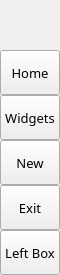
        <widget class="QFrame" name="leftMenuBg">
         <property name="minimumSize">
          <size>
           <width>60</width>
           <height>0</height>
          </size>
         </property>
         <property name="maximumSize">
          <size>
           <width>60</width>
           <height>16777215</height>
          </size>
         </property>
         <property name="frameShape">
          <enum>QFrame::NoFrame</enum>
         </property>
         <property name="frameShadow">
          <enum>QFrame::Raised</enum>
         </property>
         <layout class="QVBoxLayout" name="verticalLayout_3">
          <property name="spacing">
           <number>0</number>
          </property>
          <property name="leftMargin">
           <number>0</number>
          </property>
          <property name="topMargin">
           <number>0</number>
          </property>
          <property name="rightMargin">
           <number>0</number>
          </property>
          <property name="bottomMargin">
           <number>0</number>
          </property>
          <item>
           <widget class="QFrame" name="topLogoInfo">
            <property name="minimumSize">
             <size>
              <width>0</width>
              <height>50</height>
             </size>
            </property>
            <property name="maximumSize">
             <size>
              <width>16777215</width>
              <height>50</height>
             </size>
            </property>
            <property name="frameShape">
             <enum>QFrame::NoFrame</enum>
            </property>
            <property name="frameShadow">
             <enum>QFrame::Raised</enum>
            </property>
            <widget class="QFrame" name="topLogo">
             <property name="geometry">
              <rect>
               <x>10</x>
               <y>5</y>
               <width>42</width>
               <height>42</height>
              </rect>
             </property>
             <property name="minimumSize">
              <size>
               <width>42</width>
               <height>42</height>
              </size>
             </property>
             <property name="maximumSize">
              <size>
               <width>42</width>
               <height>42</height>
              </size>
             </property>
             <property name="frameShape">
              <enum>QFrame::NoFrame</enum>
             </property>
             <property name="frameShadow">
              <enum>QFrame::Raised</enum>
             </property>
            </widget>
            <widget class="QLabel" name="titleLeftApp">
             <property name="geometry">
              <rect>
               <x>70</x>
               <y>8</y>
               <width>160</width>
               <height>20</height>
              </rect>
             </property>
             <property name="font">
              <font>
               <family>NanumGothic</family>
               <pointsize>12</pointsize>
               <italic>false</italic>
               <bold>false</bold>
              </font>
             </property>
             <property name="text">
              <string>PyDracula</string>
             </property>
             <property name="alignment">
              <set>Qt::AlignLeading|Qt::AlignLeft|Qt::AlignTop</set>
             </property>
            </widget>
            <widget class="QLabel" name="titleLeftDescription">
             <property name="geometry">
              <rect>
               <x>70</x>
               <y>27</y>
               <width>160</width>
               <height>16</height>
              </rect>
             </property>
             <property name="maximumSize">
              <size>
               <width>16777215</width>
               <height>16</height>
              </size>
             </property>
             <property name="font">
              <font>
               <family>NanumGothic</family>
               <pointsize>8</pointsize>
               <italic>false</italic>
               <bold>false</bold>
              </font>
             </property>
             <property name="text">
              <string/>
             </property>
             <property name="alignment">
              <set>Qt::AlignLeading|Qt::AlignLeft|Qt::AlignTop</set>
             </property>
            </widget>
           </widget>
          </item>
          <item>
           <widget class="QFrame" name="leftMenuFrame">
            <property name="sizePolicy">
             <sizepolicy hsizetype="Preferred" vsizetype="Preferred">
              <horstretch>0</horstretch>
              <verstretch>0</verstretch>
             </sizepolicy>
            </property>
            <property name="frameShape">
             <enum>QFrame::NoFrame</enum>
            </property>
            <property name="frameShadow">
             <enum>QFrame::Raised</enum>
            </property>
            <layout class="QVBoxLayout" name="verticalMenuLayout">
             <property name="spacing">
              <number>0</number>
             </property>
             <property name="leftMargin">
              <number>0</number>
             </property>
             <property name="topMargin">
              <number>0</number>
             </property>
             <property name="rightMargin">
              <number>0</number>
             </property>
             <property name="bottomMargin">
              <number>0</number>
             </property>
             <item alignment="Qt::AlignTop">
              <widget class="QFrame" name="topMenu">
               <property name="frameShape">
                <enum>QFrame::NoFrame</enum>
               </property>
               <property name="frameShadow">
                <enum>QFrame::Raised</enum>
               </property>
               <layout class="QVBoxLayout" name="verticalLayout_8">
                <property name="spacing">
                 <number>0</number>
                </property>
                <property name="leftMargin">
                 <number>0</number>
                </property>
                <property name="topMargin">
                 <number>0</number>
                </property>
                <property name="rightMargin">
                 <number>0</number>
                </property>
                <property name="bottomMargin">
                 <number>0</number>
                </property>
                <item>
                 <widget class="QPushButton" name="btn_home">
                  <property name="sizePolicy">
                   <sizepolicy hsizetype="Expanding" vsizetype="Fixed">
                    <horstretch>0</horstretch>
                    <verstretch>0</verstretch>
                   </sizepolicy>
                  </property>
                  <property name="minimumSize">
                   <size>
                    <width>0</width>
                    <height>45</height>
                   </size>
                  </property>
                  <property name="font">
                   <font>
                    <family>NanumGothic</family>
                    <pointsize>10</pointsize>
                    <italic>false</italic>
                    <bold>false</bold>
                   </font>
                  </property>
                  <property name="cursor">
                   <cursorShape>PointingHandCursor</cursorShape>
                  </property>
                  <property name="layoutDirection">
                   <enum>Qt::LeftToRight</enum>
                  </property>
                  <property name="styleSheet">
                   <string notr="true">background-image: url(:/icon/images/icons/cil-home.png);</string>
                  </property>
                  <property name="text">
                   <string>Home</string>
                  </property>
                 </widget>
                </item>
                <item>
                 <widget class="QPushButton" name="btn_nowSales">
                  <property name="sizePolicy">
                   <sizepolicy hsizetype="Expanding" vsizetype="Fixed">
                    <horstretch>0</horstretch>
                    <verstretch>0</verstretch>
                   </sizepolicy>
                  </property>
                  <property name="minimumSize">
                   <size>
                    <width>0</width>
                    <height>45</height>
                   </size>
                  </property>
                  <property name="font">
                   <font>
                    <family>NanumGothic</family>
                    <pointsize>10</pointsize>
                    <italic>false</italic>
                    <bold>false</bold>
                   </font>
                  </property>
                  <property name="cursor">
                   <cursorShape>PointingHandCursor</cursorShape>
                  </property>
                  <property name="layoutDirection">
                   <enum>Qt::LeftToRight</enum>
                  </property>
                  <property name="styleSheet">
                   <string notr="true">background-image: url(:/icon/images/icons/cil-calendar-check.png);</string>
                  </property>
                  <property name="text">
                   <string>Widgets</string>
                  </property>
                 </widget>
                </item>
                <item>
                 <widget class="QPushButton" name="btn_postSales">
                  <property name="sizePolicy">
                   <sizepolicy hsizetype="Expanding" vsizetype="Fixed">
                    <horstretch>0</horstretch>
                    <verstretch>0</verstretch>
                   </sizepolicy>
                  </property>
                  <property name="minimumSize">
                   <size>
                    <width>0</width>
                    <height>45</height>
                   </size>
                  </property>
                  <property name="font">
                   <font>
                    <family>NanumGothic</family>
                    <pointsize>10</pointsize>
                    <italic>false</italic>
                    <bold>false</bold>
                   </font>
                  </property>
                  <property name="cursor">
                   <cursorShape>PointingHandCursor</cursorShape>
                  </property>
                  <property name="layoutDirection">
                   <enum>Qt::LeftToRight</enum>
                  </property>
                  <property name="styleSheet">
                   <string notr="true">background-image: url(:/icon/images/icons/cil-chart-line.png);</string>
                  </property>
                  <property name="text">
                   <string>New</string>
                  </property>
                 </widget>
                </item>
                <item>
                 <widget class="QPushButton" name="btn_exit">
                  <property name="sizePolicy">
                   <sizepolicy hsizetype="Expanding" vsizetype="Fixed">
                    <horstretch>0</horstretch>
                    <verstretch>0</verstretch>
                   </sizepolicy>
                  </property>
                  <property name="minimumSize">
                   <size>
                    <width>0</width>
                    <height>45</height>
                   </size>
                  </property>
                  <property name="font">
                   <font>
                    <family>NanumGothic</family>
                    <pointsize>10</pointsize>
                    <italic>false</italic>
                    <bold>false</bold>
                   </font>
                  </property>
                  <property name="cursor">
                   <cursorShape>PointingHandCursor</cursorShape>
                  </property>
                  <property name="layoutDirection">
                   <enum>Qt::LeftToRight</enum>
                  </property>
                  <property name="styleSheet">
                   <string notr="true">background-image: url(:/icon/images/icons/cil-x.png);</string>
                  </property>
                  <property name="text">
                   <string>Exit</string>
                  </property>
                 </widget>
                </item>
               </layout>
              </widget>
             </item>
             <item alignment="Qt::AlignBottom">
              <widget class="QFrame" name="bottomMenu">
               <property name="frameShape">
                <enum>QFrame::NoFrame</enum>
               </property>
               <property name="frameShadow">
                <enum>QFrame::Raised</enum>
               </property>
               <layout class="QVBoxLayout" name="verticalLayout_9">
                <property name="spacing">
                 <number>0</number>
                </property>
                <property name="leftMargin">
                 <number>0</number>
                </property>
                <property name="topMargin">
                 <number>0</number>
                </property>
                <property name="rightMargin">
                 <number>0</number>
                </property>
                <property name="bottomMargin">
                 <number>0</number>
                </property>
                <item>
                 <widget class="QPushButton" name="toggleLeftBox">
                  <property name="sizePolicy">
                   <sizepolicy hsizetype="Expanding" vsizetype="Fixed">
                    <horstretch>0</horstretch>
                    <verstretch>0</verstretch>
                   </sizepolicy>
                  </property>
                  <property name="minimumSize">
                   <size>
                    <width>0</width>
                    <height>45</height>
                   </size>
                  </property>
                  <property name="font">
                   <font>
                    <family>NanumGothic</family>
                    <pointsize>10</pointsize>
                    <italic>false</italic>
                    <bold>false</bold>
                   </font>
                  </property>
                  <property name="cursor">
                   <cursorShape>PointingHandCursor</cursorShape>
                  </property>
                  <property name="layoutDirection">
                   <enum>Qt::LeftToRight</enum>
                  </property>
                  <property name="styleSheet">
                   <string notr="true">background-image: url(:/icon/images/icons/icon_settings.png);</string>
                  </property>
                  <property name="text">
                   <string>Left Box</string>
                  </property>
                 </widget>
                </item>
               </layout>
              </widget>
             </item>
            </layout>
           </widget>
          </item>
         </layout>
        </widget>
